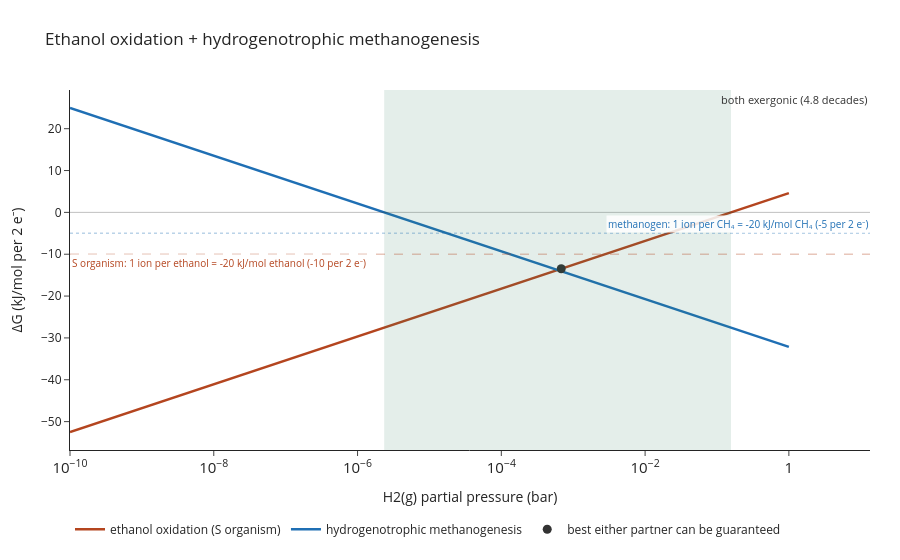

The cell this chart's notebook holds for it:
### Code cell
together, _ = plot_syntrophy_interactive(
    producer,
    consumer,
    window=window,
    show_quantum_band=False,
    title="Ethanol oxidation + hydrogenotrophic methanogenesis",
    **labels,
)
draw_floors_plotly(together, floors)
together.write_html(
    "syntrophy_together.html", include_plotlyjs=True, config=SVG_CONFIG, div_id=SYNTROPHY_DIV_ID
)
together.show(config=SVG_CONFIG)

### Figure 1 — Plotly figure (JSON) as saved in the notebook; plotly's stock layout.template omitted (floating-point values rounded to 4 significant figures)
{"data": [{"hovertemplate": "%{x:.2e} bar<br>ΔG %{y:.1f} kJ/mol per 2 e⁻<extra>ethanol oxidation (S organism)</extra>", "line": {"color": "#B4451F", "width": 2.5}, "mode": "lines", "name": "ethanol oxidation (S organism)", "type": "scatter", "x": [1e-10, 1.468e-10, 2.154e-10, 3.162e-10, 4.642e-10, 6.813e-10, 1e-09, 1.468e-09, 2.154e-09, 3.162e-09, 4.642e-09, 6.813e-09, 1e-08, 1.468e-08, 2.154e-08, 3.162e-08, 4.642e-08, 6.813e-08, 1e-07, 1.468e-07, 2.154e-07, 3.162e-07, 4.642e-07, 6.813e-07, 1e-06, 1.468e-06, 2.154e-06, 3.162e-06, 4.642e-06, 6.813e-06, 1e-05, 1.468e-05, 2.154e-05, 3.162e-05, 4.642e-05, 6.813e-05, 0.0001, 0.0001468, 0.0002154, 0.0003162, 0.0004642, 0.0006813, 0.001, 0.001468, 0.002154, 0.003162, 0.004642, 0.006813, 0.01, 0.01468, 0.02154, 0.03162, 0.04642, 0.06813, 0.1, 0.1468, 0.2154, 0.3162, 0.4642, 0.6813, 1.0], "y": [-52.48, -51.53, -50.58, -49.63, -48.68, -47.73, -46.78, -45.82, -44.87, -43.92, -42.97, -42.02, -41.07, -40.12, -39.16, -38.21, -37.26, -36.31, -35.36, -34.41, -33.46, -32.51, -31.55, -30.6, -29.65, -28.7, -27.75, -26.8, -25.85, -24.89, -23.94, -22.99, -22.04, -21.09, -20.14, -19.19, -18.24, -17.28, -16.33, -15.38, -14.43, -13.48, -12.53, -11.58, -10.62, -9.673, -8.722, -7.771, -6.819, -5.868, -4.917, -3.965, -3.014, -2.063, -1.111, -0.16, 0.7914, 1.743, 2.694, 3.645, 4.597]}, {"hovertemplate": "%{x:.2e} bar<br>ΔG %{y:.1f} kJ/mol per 2 e⁻<extra>hydrogenotrophic methanogenesis</extra>", "line": {"color": "#1F6FB4", "width": 2.5}, "mode": "lines", "name": "hydrogenotrophic methanogenesis", "type": "scatter", "x": [1e-10, 1.468e-10, 2.154e-10, 3.162e-10, 4.642e-10, 6.813e-10, 1e-09, 1.468e-09, 2.154e-09, 3.162e-09, 4.642e-09, 6.813e-09, 1e-08, 1.468e-08, 2.154e-08, 3.162e-08, 4.642e-08, 6.813e-08, 1e-07, 1.468e-07, 2.154e-07, 3.162e-07, 4.642e-07, 6.813e-07, 1e-06, 1.468e-06, 2.154e-06, 3.162e-06, 4.642e-06, 6.813e-06, 1e-05, 1.468e-05, 2.154e-05, 3.162e-05, 4.642e-05, 6.813e-05, 0.0001, 0.0001468, 0.0002154, 0.0003162, 0.0004642, 0.0006813, 0.001, 0.001468, 0.002154, 0.003162, 0.004642, 0.006813, 0.01, 0.01468, 0.02154, 0.03162, 0.04642, 0.06813, 0.1, 0.1468, 0.2154, 0.3162, 0.4642, 0.6813, 1.0], "y": [24.94, 23.99, 23.04, 22.09, 21.14, 20.19, 19.24, 18.29, 17.33, 16.38, 15.43, 14.48, 13.53, 12.58, 11.63, 10.67, 9.723, 8.772, 7.821, 6.869, 5.918, 4.967, 4.015, 3.064, 2.113, 1.161, 0.2099, -0.7414, -1.693, -2.644, -3.595, -4.547, -5.498, -6.449, -7.401, -8.352, -9.303, -10.25, -11.21, -12.16, -13.11, -14.06, -15.01, -15.96, -16.91, -17.87, -18.82, -19.77, -20.72, -21.67, -22.62, -23.57, -24.52, -25.48, -26.43, -27.38, -28.33, -29.28, -30.23, -31.18, -32.14]}, {"hovertemplate": "best shared: %{y:.1f} kJ/mol per 2 e⁻<br>at %{x:.1e} bar<extra></extra>", "marker": {"color": "#333333", "size": 9}, "mode": "markers", "name": "best either partner can be guaranteed", "type": "scatter", "x": [0.0006813], "y": [-13.48]}], "layout": {"annotations": [{"font": {"color": "#333333", "size": 11}, "showarrow": false, "text": "both exergonic (4.8 decades)", "x": 0.07828, "xanchor": "center", "xref": "x", "y": 1, "yanchor": "top", "yref": "y domain"}, {"bgcolor": "rgba(255,255,255,0.85)", "font": {"color": "#B4451F", "size": 10}, "showarrow": false, "text": "S organism: 1 ion per ethanol = -20 kJ/mol ethanol (-10 per 2 e⁻)", "x": 0, "xanchor": "left", "xref": "x domain", "y": -10.0, "yanchor": "top", "yref": "y"}, {"bgcolor": "rgba(255,255,255,0.85)", "font": {"color": "#1F6FB4", "size": 10}, "showarrow": false, "text": "methanogen: 1 ion per CH₄ = -20 kJ/mol CH₄ (-5 per 2 e⁻)", "x": 1, "xanchor": "right", "xref": "x domain", "y": -5.0, "yanchor": "bottom", "yref": "y"}], "hovermode": "closest", "legend": {"orientation": "h", "x": 0.0, "y": -0.18, "yanchor": "top"}, "margin": {"b": 110, "l": 70, "r": 30, "t": 90}, "shapes": [{"line": {"color": "#333333", "width": 1}, "type": "line", "x0": 0, "x1": 1, "xref": "x domain", "y0": 0.0, "y1": 0.0, "yref": "y"}, {"fillcolor": "#2E7D5B", "line": {"width": 0}, "opacity": 0.13, "type": "rect", "x0": 2.345e-06, "x1": 0.1566, "xref": "x", "y0": 0, "y1": 1, "yref": "y domain"}, {"line": {"color": "#B4451F", "dash": "dash", "width": 1.4}, "type": "line", "x0": 0, "x1": 1, "xref": "x domain", "y0": -10.0, "y1": -10.0, "yref": "y"}, {"line": {"color": "#1F6FB4", "dash": "dot", "width": 1.4}, "type": "line", "x0": 0, "x1": 1, "xref": "x domain", "y0": -5.0, "y1": -5.0, "yref": "y"}], "title": {"text": "Ethanol oxidation + hydrogenotrophic methanogenesis"}, "xaxis": {"exponentformat": "power", "title": {"text": "H2(g) partial pressure (bar)"}, "type": "log"}, "yaxis": {"title": {"text": "ΔG (kJ/mol per 2 e⁻)"}}}}
